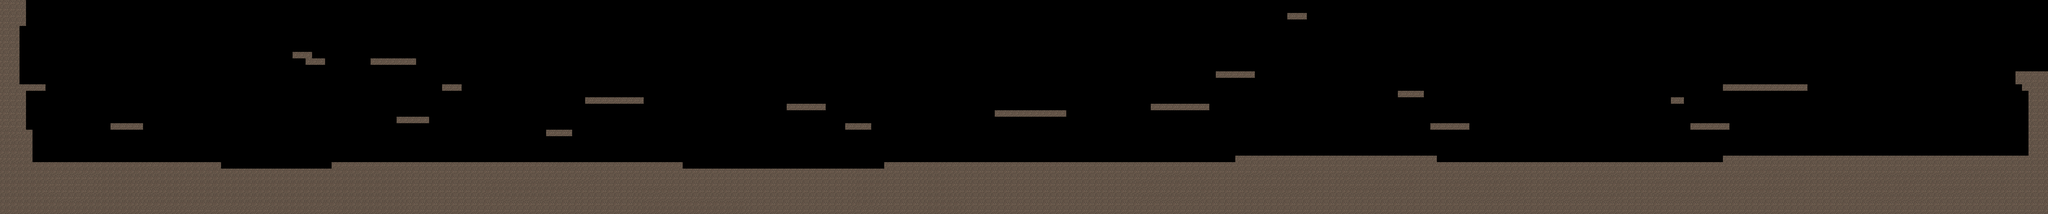

This game map was drawn from its Tiled (.tmx) file and the tilesets committed beside it. A one-line description and the trimmed map source follow:
An orthogonal 315x33 tile map with 32x32 px tiles, 1 tile layer (tile), 10 tilesets and 16 objects (7x dead_tree, parchment_white, shovel, parchment_yellow, cemetery_gate, ...).

<map version="1.9" tiledversion="1.9.1" orientation="orthogonal" renderorder="right-down" width="315" height="33" tilewidth="32" tileheight="32" infinite="0" nextlayerid="13" nextobjectid="41">
 <editorsettings>
  <chunksize width="32" height="32" />
 </editorsettings>
 <tileset firstgid="1" name="tile_earth" tilewidth="32" tileheight="32" tilecount="2" columns="2">
  <image source="../../assets/tile_earth.png" width="64" height="32" />
 </tileset>
 <tileset firstgid="3" name="dead_tree" tilewidth="100" tileheight="121" tilecount="1" columns="1">
  <image source="../../assets/dead_tree.png" width="100" height="121" />
 </tileset>
 <tileset firstgid="4" name="cemetery_gate" tilewidth="165" tileheight="104" tilecount="1" columns="1">
  <image source="../../assets/cemetery_gate.png" width="165" height="104" />
 </tileset>
 <tileset firstgid="5" name="shovel_icon" tilewidth="32" tileheight="32" tilecount="1" columns="1">
  <image source="../../assets/shovel_icon.png" width="32" height="32" />
 </tileset>
 <tileset firstgid="6" name="gold_key_icon" tilewidth="31" tileheight="32" tilecount="1" columns="1">
  <image source="../../assets/gold_key_icon.png" width="31" height="32" />
 </tileset>
 <tileset firstgid="7" name="silver_key_icon" tilewidth="31" tileheight="32" tilecount="1" columns="1">
  <image source="../../assets/silver_key_icon.png" width="31" height="32" />
 </tileset>
 <tileset firstgid="8" name="bronze_key_icon" tilewidth="31" tileheight="32" tilecount="1" columns="1">
  <image source="../../assets/bronze_key_icon.png" width="31" height="32" />
 </tileset>
 <tileset firstgid="9" name="rusty_key_icon" tilewidth="31" tileheight="32" tilecount="1" columns="1">
  <image source="../../assets/rusty_key_icon.png" width="32" height="32" />
 </tileset>
 <tileset firstgid="10" name="parchment_white_icon" tilewidth="32" tileheight="20" tilecount="1" columns="1">
  <image source="../../assets/parchment_white_icon.png" width="32" height="20" />
 </tileset>
 <tileset firstgid="11" name="parchment_yellow_icon" tilewidth="32" tileheight="20" tilecount="1" columns="1">
  <image source="../../assets/parchment_yellow_icon.png" width="32" height="20" />
 </tileset>
 <objectgroup id="10" name="picked">
  <object id="36" class="parchment_white" gid="10" x="2764" y="636" width="32" height="20" />
  <object id="37" class="shovel" gid="5" x="5316" y="798" width="32" height="32" />
  <object id="38" class="parchment_yellow" gid="11" x="7604" y="792" width="32" height="20" />
 </objectgroup>
 <objectgroup id="3" name="object">
  <object id="7" class="cemetery_gate" gid="4" x="9831.39" y="779.97" width="165" height="104" />
  <object id="11" class="dead_tree" gid="3" x="1385.67" y="832.333" width="100" height="121" />
  <object id="12" class="dead_tree" gid="3" x="3455" y="832" width="100" height="121" />
  <object id="13" class="dead_tree" gid="3" x="4926" y="544" width="100" height="121" />
  <object id="14" class="dead_tree" gid="3" x="128" y="416" width="100" height="121" />
  <object id="15" class="dead_tree" gid="3" x="1875" y="288.333" width="100" height="121" />
  <object id="21" class="dead_tree" gid="3" x="6124" y="767.5" width="100" height="121" />
  <object id="22" class="dead_tree" gid="3" x="8630" y="416.833" width="100" height="121" />
 </objectgroup>
 <objectgroup id="7" name="main_char">
  <object id="8" x="3610" y="802">
   <point />
  </object>
 </objectgroup>
 <objectgroup id="12" name="hide">
  <object id="29" class="gold_key" gid="6" x="519.167" y="801.333" width="31" height="32" />
  <object id="30" class="bronze_key" gid="8" x="1998.56" y="578.667" width="31" height="32" />
  <object id="32" class="silver_key" gid="7" x="8864.5" y="418.667" width="31" height="32" />
  <object id="39" class="rusty_key" gid="9" x="9949" y="768" width="31" height="32" />
 </objectgroup>
 <layer id="1" name="tile" width="315" height="33">
  <data>[10395 cells, 2805 non-empty, 2 distinct tile ids]</data>
 </layer>
</map>
